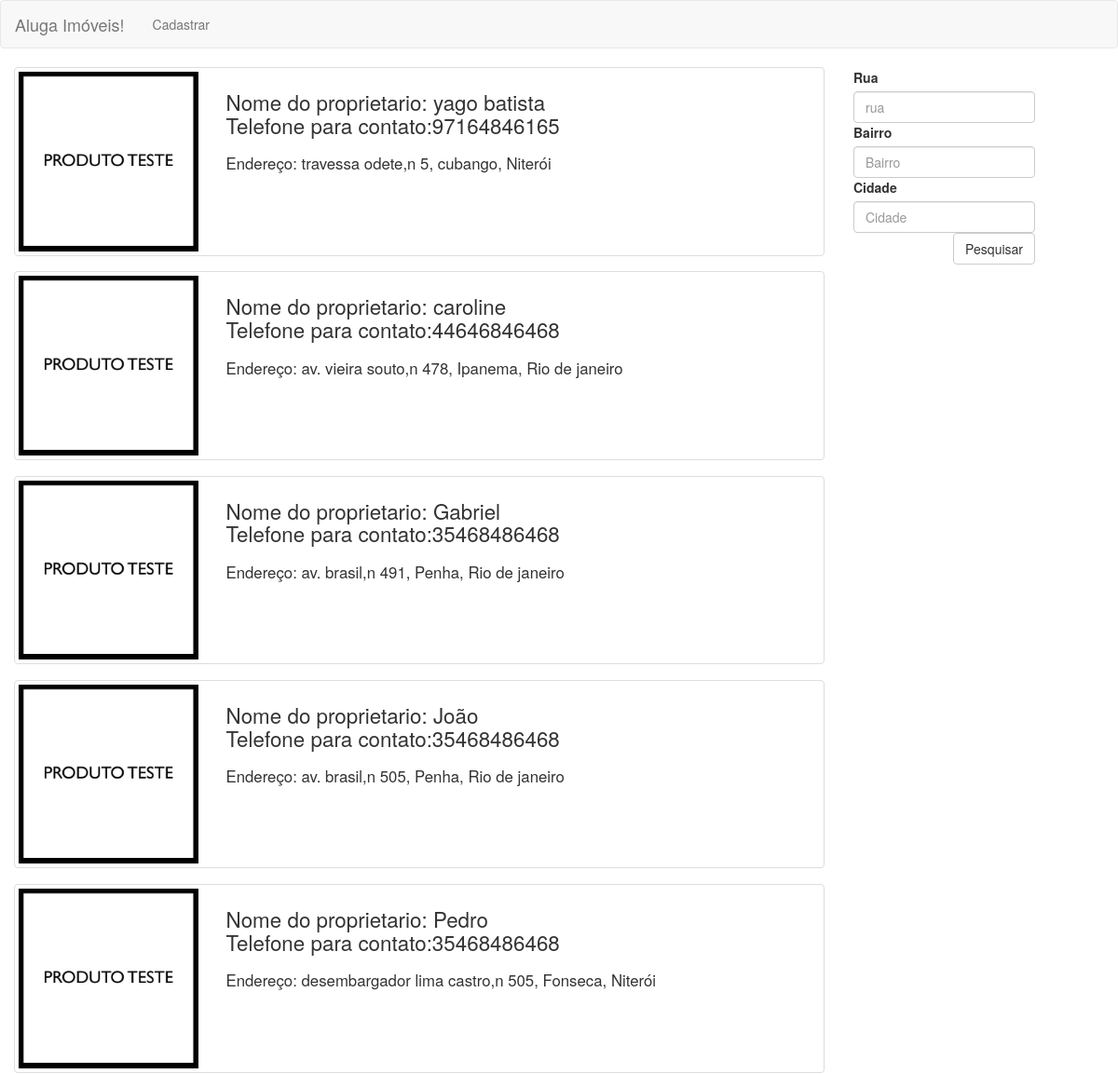
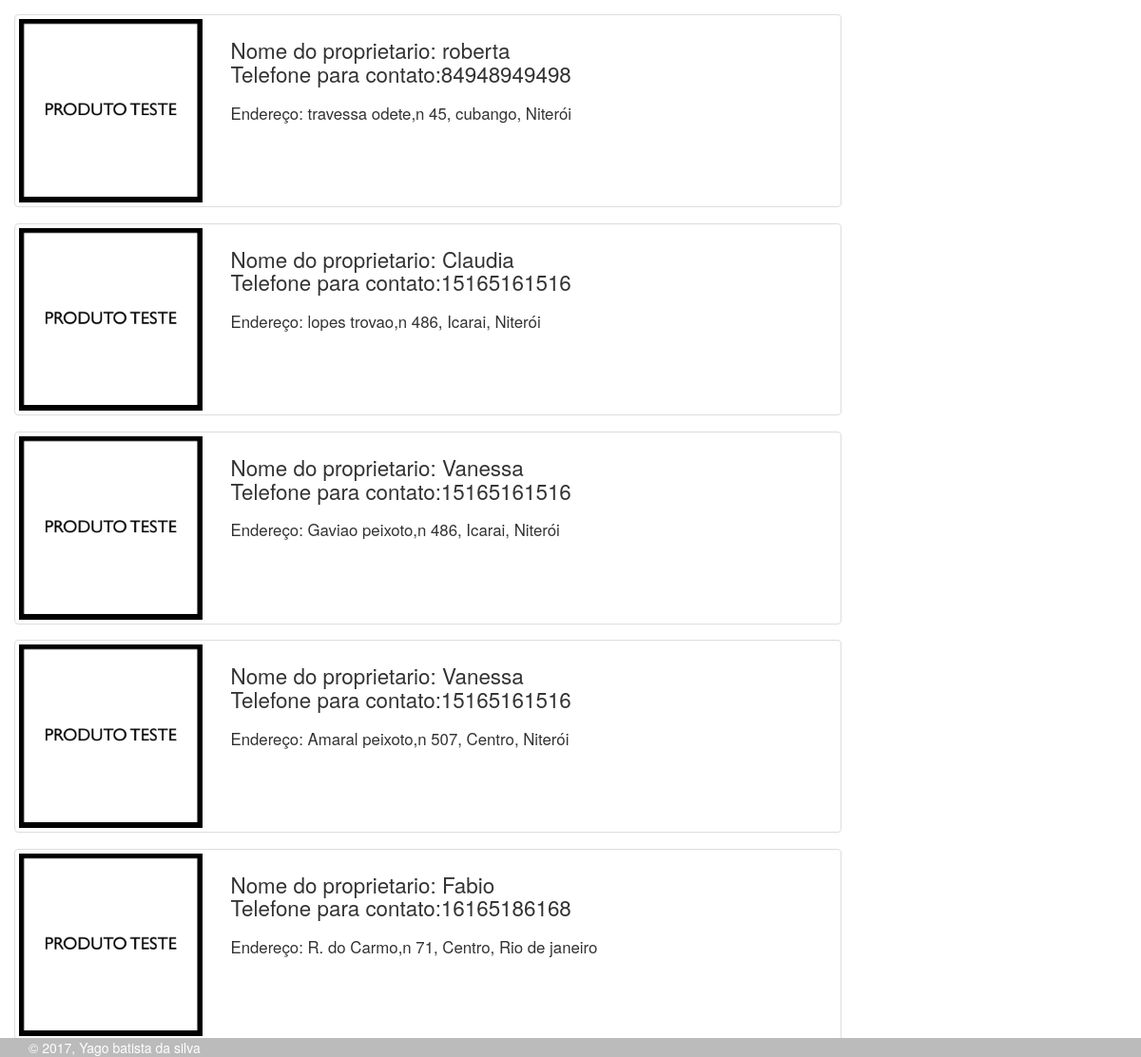
The page /cadastro/ on the database its author committed (2 pictures, top to bottom).
### aluguel/models.py (models this page shows, shortened)
class Aluguel(models.Model):
    nome = models.CharField(max_length= 32 )
    telefone = models.CharField(max_length= 11 )
    rua = models.CharField(max_length= 250 )
    numero = models.IntegerField( )
    cidade = models.CharField(max_length= 250 )
    bairro = models.CharField(max_length= 250 )
    imagem = models.ImageField(upload_to='aluguel/')
    valor = models.IntegerField(default='0')

### aluguel/views.py (the view)
def home(request):
    lista = Aluguel.objects.all()
    return render(request,'aluguel/index.html',{'lista': lista})

### aluguel/templates/aluguel/index.html (shortened to what this page needs)
 {% extends "aluguel/base.html" %} {% block content %}
<div class="container-fluid">
  <div class="row">
    <main class="col-md-9">
      {% if lista %}
      <section>
        {%for imoveis in lista%}
        <article class="imovel thumbnail">
          <div class="row">
            <div class="col-md-3 col-xs-12">
              <img src="{{imoveis.imagem.url}}" alt="" class="img-full">
            </div>
            <div class="col-md-9 col-xs-12">
              <div class="">
                <h1>Nome do proprietario: <span>{{imoveis.nome}}</span><br>Telefone para contato:<span>{{imoveis.telefone}}</span> </h1>
                <h2>Endereço: {{imoveis.rua}},n {{imoveis.numero}}, {{imoveis.bairro}}, {{imoveis.cidade}}</h2>
              </div>
            </div>
          </div>
        </article>
        {%endfor%}
      </section>
      {%else%}
      <p>Nenhum resultado foi encontrado</p>
      {% endif %}
    </main>
    <aside class="col-md-3">
      <nav class="navbar fix">
        <form class="" action="/pesquisa/" method="get">
          <div class="">
            <label for="rua">Rua</label>
            <input type="text" name="rua" class="form-control" value="{{rua}}" placeholder="rua">
          </div>
          <div class="">
            <label for="bairro">Bairro</label>
            <input type="text" name="bairro" class="form-control"value="{{bairro}}"  placeholder="Bairro">
          </div>
          <div class="">
            <label for="cidade">Cidade</label>
            <input type="text" name="cidade" class="form-control" value="{{cidade}}"  placeholder="Cidade">
          </div>
          <div>
            <button type="submit" class="btn btn-default">Pesquisar</button>
          </div>
        </form>
      </nav>
    </aside>
  </div>
</div>
{% endblock %}

### aluguel/static/css/style.css (style rules this page uses)
.img-full { width: 100%; }
button[type=submit] { float: right; }
article.imovel h1 { font-size: 1.6em; }
article.imovel { margin-bottom: 1.2em; }
article.imovel h2 { font-size: 1.2em; }
nav.fix { position: fixed; }

### rows shown on the page
Aluguel: imagem (picture), nome "yago batista", telefone "97164846165", rua "travessa odete", numero "5", bairro "cubango", cidade "Niterói"
Aluguel: imagem (picture), nome "caroline", telefone "44646846468", rua "av. vieira souto", numero "478", bairro "Ipanema", cidade "Rio de janeiro"
Aluguel: imagem (picture), nome "Gabriel", telefone "35468486468", rua "av. brasil", numero "491", bairro "Penha", cidade "Rio de janeiro"
Aluguel: imagem (picture), nome "João", telefone "35468486468", rua "av. brasil", numero "505", bairro "Penha", cidade "Rio de janeiro"
Aluguel: imagem (picture), nome "Pedro", telefone "35468486468", rua "desembargador lima castro", numero "505", bairro "Fonseca", cidade "Niterói"
Aluguel: imagem (picture), nome "roberta", telefone "84948949498", rua "travessa odete", numero "45", bairro "cubango", cidade "Niterói"
Aluguel: imagem (picture), nome "Claudia", telefone "15165161516", rua "lopes trovao", numero "486", bairro "Icarai", cidade "Niterói"
Aluguel: imagem (picture), nome "Vanessa", telefone "15165161516", rua "Gaviao peixoto", numero "486", bairro "Icarai", cidade "Niterói"
Aluguel: imagem (picture), nome "Vanessa", telefone "15165161516", rua "Amaral peixoto", numero "507", bairro "Centro", cidade "Niterói"
Aluguel: imagem (picture), nome "Fabio", telefone "16165186168", rua "R. do Carmo", numero "71", bairro "Centro", cidade "Rio de janeiro"
